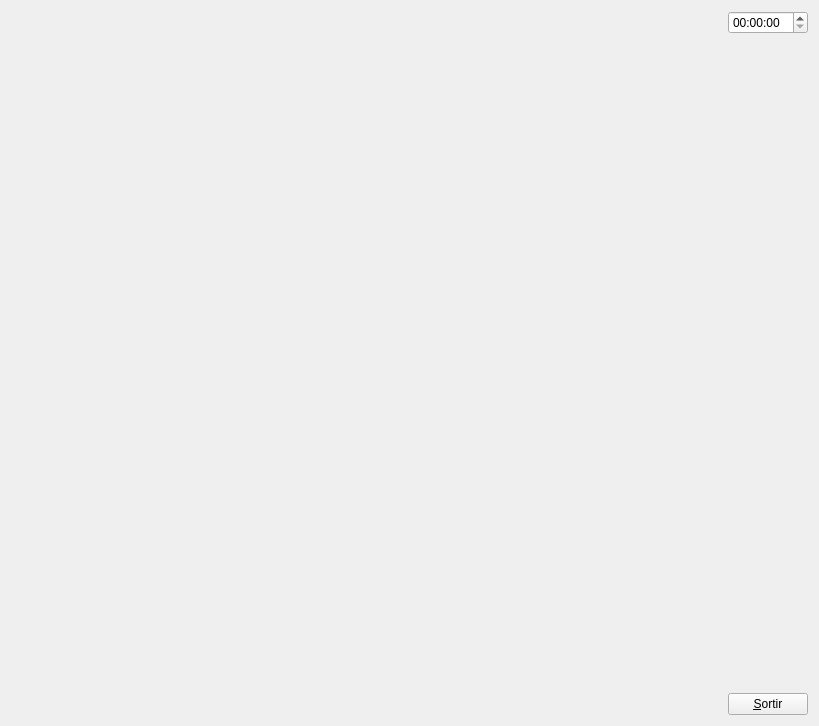
<?xml version="1.0" encoding="UTF-8"?>
<ui version="4.0">
 <class>MyForm</class>
 <widget class="QWidget" name="MyForm">
  <property name="geometry">
   <rect>
    <x>0</x>
    <y>0</y>
    <width>819</width>
    <height>726</height>
   </rect>
  </property>
  <property name="windowTitle">
   <string>IDI-Lab</string>
  </property>
  <layout class="QHBoxLayout" name="horizontalLayout">
   <item>
    <widget class="A3GLWidget" name="widget" native="true">
     <property name="sizePolicy">
      <sizepolicy hsizetype="Expanding" vsizetype="Expanding">
       <horstretch>0</horstretch>
       <verstretch>0</verstretch>
      </sizepolicy>
     </property>
    </widget>
   </item>
   <item>
    <layout class="QVBoxLayout" name="verticalLayout">
     <item>
      <widget class="QTimeEdit" name="timeEdit"/>
     </item>
     <item>
      <spacer name="verticalSpacer">
       <property name="orientation">
        <enum>Qt::Vertical</enum>
       </property>
       <property name="sizeHint" stdset="0">
        <size>
         <width>20</width>
         <height>40</height>
        </size>
       </property>
      </spacer>
     </item>
     <item>
      <widget class="QPushButton" name="pushButton">
       <property name="sizePolicy">
        <sizepolicy hsizetype="Fixed" vsizetype="Fixed">
         <horstretch>0</horstretch>
         <verstretch>0</verstretch>
        </sizepolicy>
       </property>
       <property name="text">
        <string>&amp;Sortir</string>
       </property>
      </widget>
     </item>
    </layout>
   </item>
  </layout>
 </widget>
 <customwidgets>
  <customwidget>
   <class>A3GLWidget</class>
   <extends>QWidget</extends>
   <header>A3GLWidget.h</header>
   <container>1</container>
   <slots>
    <signal>signalFocusMovedKeyboard(int)</signal>
    <signal>signalEngineMode(bool)</signal>
    <slot>onFocusMoved(int)</slot>
    <slot>onEngineMode(bool)</slot>
    <slot>setHour(int)</slot>
    <slot>setHour(QTime)</slot>
   </slots>
  </customwidget>
 </customwidgets>
 <resources/>
 <connections>
  <connection>
   <sender>pushButton</sender>
   <signal>clicked()</signal>
   <receiver>MyForm</receiver>
   <slot>close()</slot>
   <hints>
    <hint type="sourcelabel">
     <x>757</x>
     <y>715</y>
    </hint>
    <hint type="destinationlabel">
     <x>839</x>
     <y>529</y>
    </hint>
   </hints>
  </connection>
  <connection>
   <sender>timeEdit</sender>
   <signal>timeChanged(QTime)</signal>
   <receiver>widget</receiver>
   <slot>setHour(QTime)</slot>
   <hints>
    <hint type="sourcelabel">
     <x>782</x>
     <y>30</y>
    </hint>
    <hint type="destinationlabel">
     <x>584</x>
     <y>46</y>
    </hint>
   </hints>
  </connection>
 </connections>
</ui>
